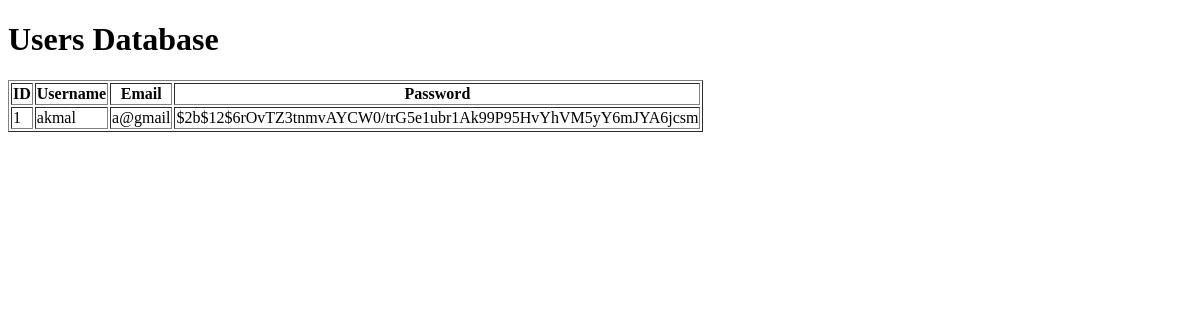
The page /usersdb on the database as committed earlier.
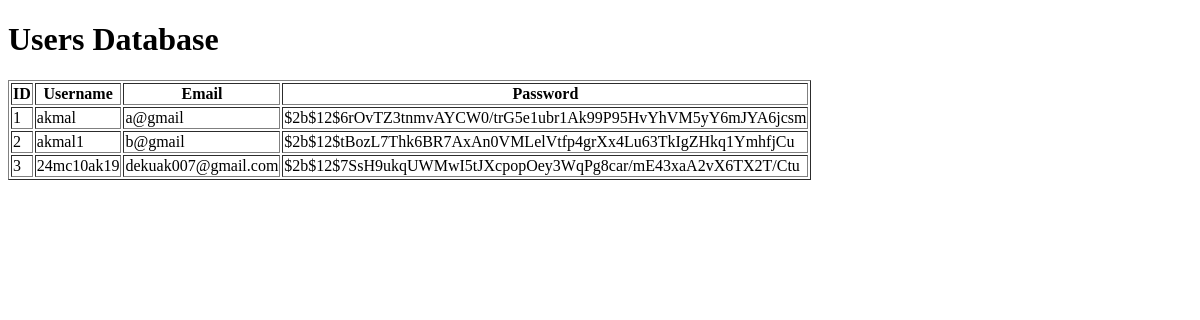
The same page on the database as committed later.
### app/models.py (models this page shows)
class User(
    UserMixin, db.Model
):  ##creates users table and the class should be singular as we are talking about single user object
    __tablename__ = "users"  # adding this line will allow us to specify the name of the table in the database, otherwise it will default to the name of the class and flask will automatically add an s
    id = db.Column(db.Integer, primary_key=True)
    username = db.Column(db.String(80), unique=True, nullable=False)
    email = db.Column(db.String(120), unique=True, nullable=False)
    password = db.Column(db.String(120), nullable=False)

### app/auth.py (the view)
@auth_bp.route("/usersdb")
def usersdb():
    users = User.query.all()
    return render_template("usersdb.html", users=users)

### app/templates/usersdb.html (shortened to what this page needs)
<!DOCTYPE html>
<html lang="en">
<head>
</head>
<body>
	<h1>Users Database</h1>
	<table border="1">
		<tr>
			<th>ID</th>
			<th>Username</th>
			<th>Email</th>
			<th>Password</th>
		</tr>
		{% for user in users %}
		<tr>
			<td>{{ user.id }}</td>
			<td>{{ user.username }}</td>
			<td>{{ user.email }}</td>
			<td>{{ user.password }}</td>
		</tr>
		{% endfor %}
	</table>
</body>
</html>

Rows that differ between the two databases and show on the page:
added User: id "2", username "akmal1", email "b@gmail", password "$2b$12$tBozL7Thk6BR7AxAn0VMLelVtfp4grXx4Lu63TkIgZHkq1YmhfjCu"
added User: id "3", username "24mc10ak19", email "dekuak007@gmail.com", password "$2b$12$7SsH9ukqUWMwI5tJXcpopOey3WqPg8car/mE43xaA2vX6TX2T/Ctu"
